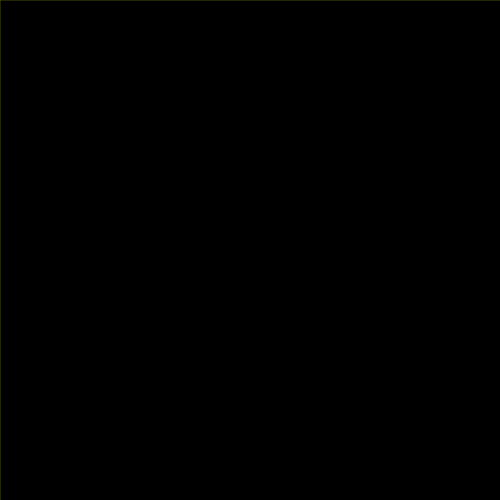
Frame 1 (no input)
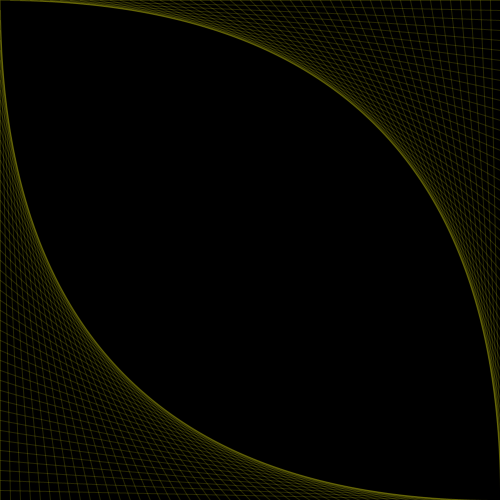
Frame 60 (the mouse pressed at the canvas centre just before this capture)
Frame 120 (the mouse held since frame 60 and released just before this capture): identical to frame 60, image omitted

The Processing sketch that drew these frames (run headless with seeded random() and noise(); from frame 60 on, the mouse is pressed at the canvas centre):

// Processing sketch: processing_31564
// ── processing_31564.pde

int x1 = 0;
int y1 = 0;
int x2 = 0;
int y2 = 500;
int x21 = 0;
int y21 = 0;
int x22 = 500;
int y22 = 0;

void setup(){
  
  size(500,500);
  background(0);
  stroke(244,245,10,40);
}

void draw(){
  
  line(x1,y1,x2,y2);
  y1 = y1 + 10;
  x2 = x2 + 10;
  line(x21,y21,x22,y22);
  x21 = x21 + 10;
  y22 = y22 + 10;
}
